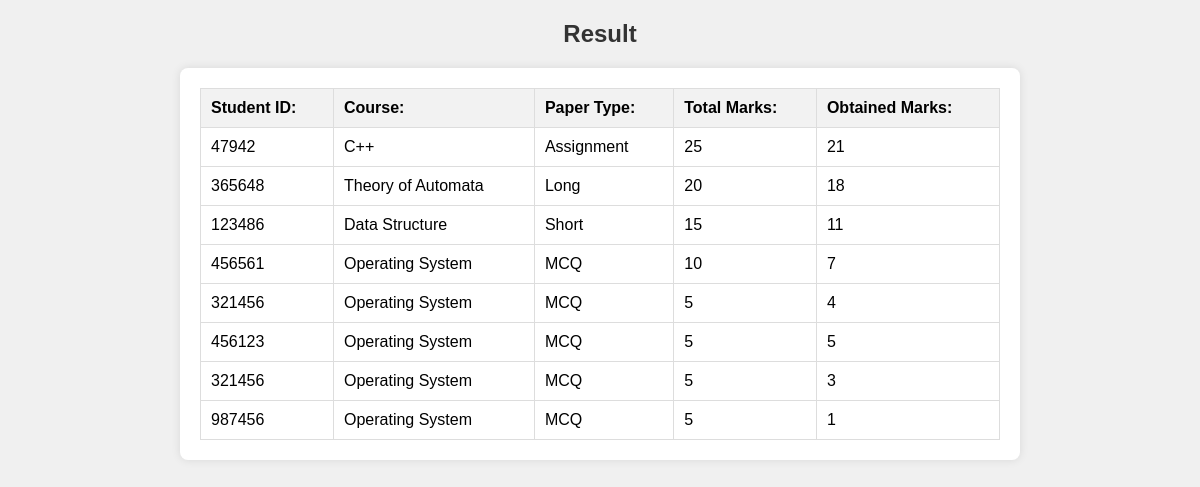
/viewresult.php, run on the app's committed database.
### tables this page shows
CREATE TABLE IF NOT EXISTS `result` (
  `resultid` int NOT NULL AUTO_INCREMENT,
  `StudentID` int NOT NULL,
  `Course` enum('oop','auto','dbstruct','os') NOT NULL,
  `papertype` enum('short','obj','long','assign') NOT NULL,
  `pointsperquestion` int NOT NULL,
  `totalpoints` int NOT NULL,
  `obtainedmarks` int NOT NULL,
  PRIMARY KEY (`resultid`)
);

### viewresult.php (the view, shortened to what this page needs)
 <!DOCTYPE html>
<html lang="en">
<head>
</head>
<body>
<?php
    $host = "localhost";
    $user = "root";
    $password = "";
    $db = "lms";
    $conn = new mysqli($host, $user, $password, $db);
    $sql = "SELECT * FROM result WHERE 1";
    $result = $conn->query($sql);
    if ($result !== false && $result->num_rows > 0) {
        echo '<h2>Result</h2>';
        echo '<div class="container">';
        echo '<table>';
        echo '<tr>';
        echo '<th><label for="StudentID">Student ID:</label></th>';
        echo '<th><label for="Course">Course:</label></th>';
        echo '<th><label for="papertype">Paper Type:</label></th>';
        echo '<th><label for="totalpoints">Total Marks:</label></th>';
        echo '<th><label for="obtainedmarks">Obtained Marks:</label></th>';
        echo '</tr>';
        while ($row_question = $result->fetch_assoc()) {
            echo '<tr>';
            echo '<td>' . $row_question["StudentID"] . '</td>';
            echo '<td>';
            switch ($row_question["Course"]) {
                case "os":
                    echo 'Operating System';
                    break;
                case "dbstruct":
                    echo 'Data Structure';
                    break;
                case "auto":
                    echo 'Theory of Automata';
                    break;
                case "oop":
                    echo 'C++';
                    break;
            }
            echo '</td>';
            echo '<td>';
            switch ($row_question["papertype"]) {
                case "obj":
                    echo 'MCQ';
                    break;
                case "short":
                    echo 'Short';
                    break;
                case "long":
                    echo 'Long';
                    break;
                case "assign":
                    echo 'Assignment';
                    break;
            }
            echo '</td>';
            echo '<td>' . $row_question["totalpoints"] . '</td>';
            echo '<td>' . $row_question["obtainedmarks"] . '</td>';
            echo '</tr>';
        }
        echo '</table>';
        echo '</div>';
    } else {
        echo "No results found.";
    }
?>
</body>
</html>

### viewresult.php (style rules this page uses)
body { font-family: Arial, sans-serif; background-color: #f0f0f0; margin: 0; padding: 0; }
.container { max-width: 800px; margin: 20px auto; background-color: #fff; border-radius: 8px; box-shadow: 0 0 10px rgba(0, 0, 0, 0.1); padding: 20px; }
table { width: 100%; border-collapse: collapse; }
th, td { padding: 10px; border: 1px solid #ddd; }
th { background-color: #f2f2f2; font-weight: bold; }
th, td { text-align: left; }
h2 { text-align: center; color: #333; }

### data on the page
result: StudentID "47942", Course "C++", papertype "Assignment", totalpoints "25", obtainedmarks "21"
result: StudentID "365648", Course "Theory of Automata", papertype "Long", totalpoints "20", obtainedmarks "18"
result: StudentID "123486", Course "Data Structure", papertype "Short", totalpoints "15", obtainedmarks "11"
result: StudentID "456561", Course "Operating System", papertype "MCQ", totalpoints "10", obtainedmarks "7"
result: StudentID "321456", Course "Operating System", papertype "MCQ", totalpoints "5", obtainedmarks "4"
result: StudentID "456123", Course "Operating System", papertype "MCQ", totalpoints "5", obtainedmarks "5"
result: StudentID "321456", Course "Operating System", papertype "MCQ", totalpoints "5", obtainedmarks "3"
result: StudentID "987456", Course "Operating System", papertype "MCQ", totalpoints "5", obtainedmarks "1"
